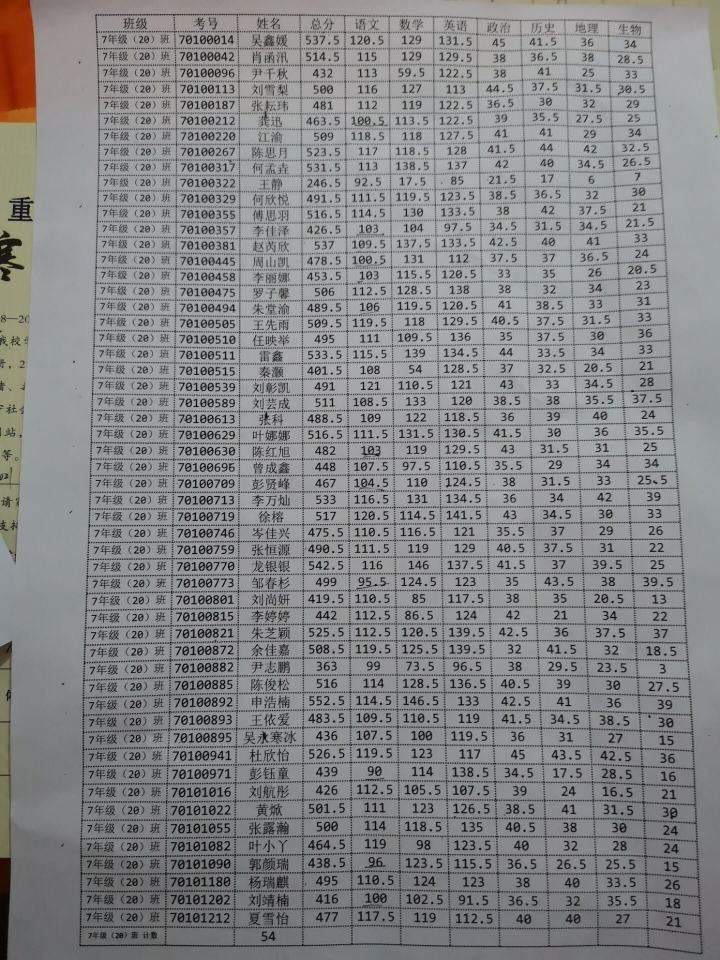
#> input picture opencv_example/grades.jpg, 1440 x 1920 px (shown at 1/2 size)
$ python recognization.py   (older library calls are emulated)
#> lines starting #> are read from the running program, lines starting #| are printed output that depends on the picture; after the words box and inside, x2 and y2 are one past the last pixel; in counts of white or black regions, pixels touching at a corner belong together

import cv2

import numpy as np
import os
from PIL import Image, ImageEnhance
# 读取图片

imagePath = './cv.png'
imagePath='./grades.jpg'
if os.path.exists(imagePath):
    img = cv2.imread(imagePath)
#> img is the input picture: shape (1920, 1440, 3); mean B, G, R 135.5, 134.5, 134
else:
    print('err','路径不存在')

orig = img.copy()

# [17 lines of commented-out code are left out]
gray = cv2.cvtColor(img,cv2.COLOR_BGR2GRAY)
cv2.imshow('raw img', img)
cv2.waitKey(0)
cv2.imshow('gray', gray)
cv2.waitKey(0)
# cv2.destroyAllWindows()
# 利用Sobel边缘检测生成二值图

sobel = cv2.Sobel(gray, cv2.CV_8U, 1, 0,ksize=3)
# 二值化

ret, binary = cv2.threshold(sobel, 0, 255,cv2.THRESH_OTSU + cv2.THRESH_BINARY)
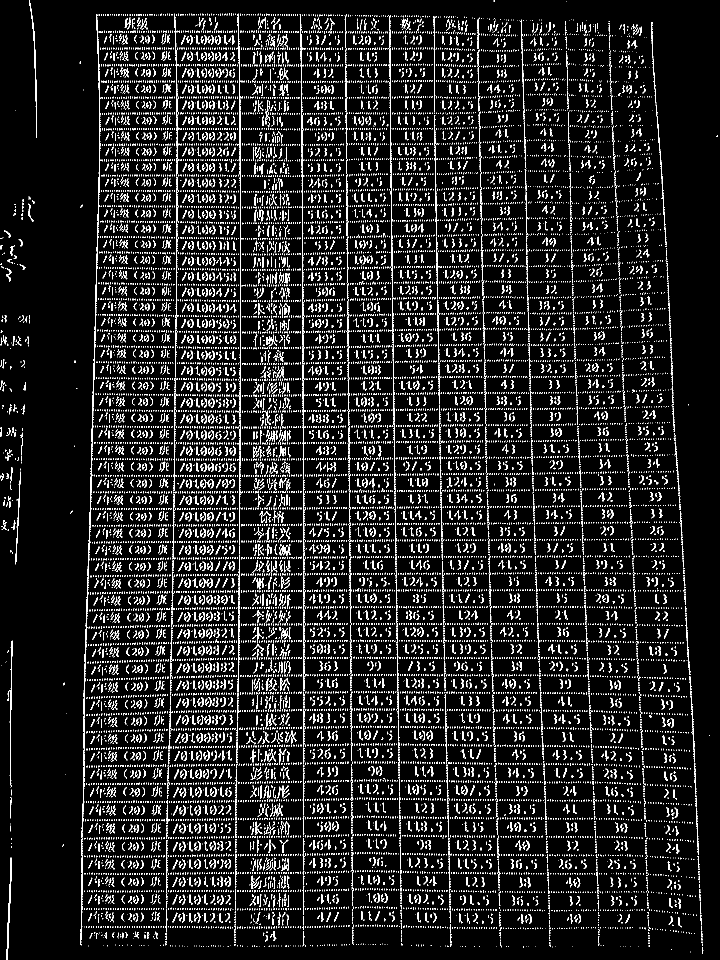
#> binary: shape (1920, 1440) (shown at 1/2 size); 9.9% white in thin lines or dots
#> ret = 102
cv2.imshow('binary', binary)
cv2.waitKey(0)

# 膨胀、腐蚀
#原来都是5,2,不加数据预处理，element2改成5,1之后需要计算iou用nms进行去重
element1 = cv2.getStructuringElement(cv2.MORPH_RECT,(5,2 ))#6,2

element2 =cv2.getStructuringElement(cv2.MORPH_RECT, (5,1 ))#6,1
# [8 lines of commented-out code are left out]

dilation = cv2.dilate(binary, element2,iterations=2)
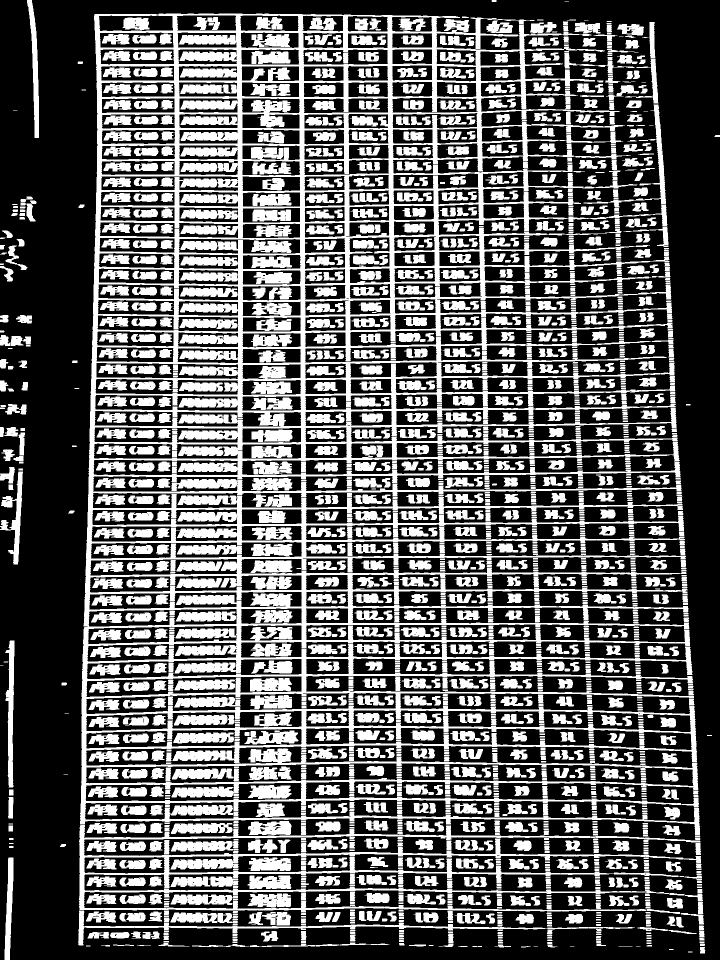
#> dilation: shape (1920, 1440) (shown at 1/2 size); 37.6% white; 2245 white regions (36 under 20 px), largest, box (x1, y1, x2, y2) and area: (160, 27, 1400, 1670) 403964, (158, 1650, 1402, 1825) 30882, (156, 1821, 1270, 1891) 5050
cv2.imshow('dilation1', dilation)
cv2.waitKey(0)


# 腐蚀一次，去掉细节

erosion = cv2.erode(dilation, element1,iterations=2)
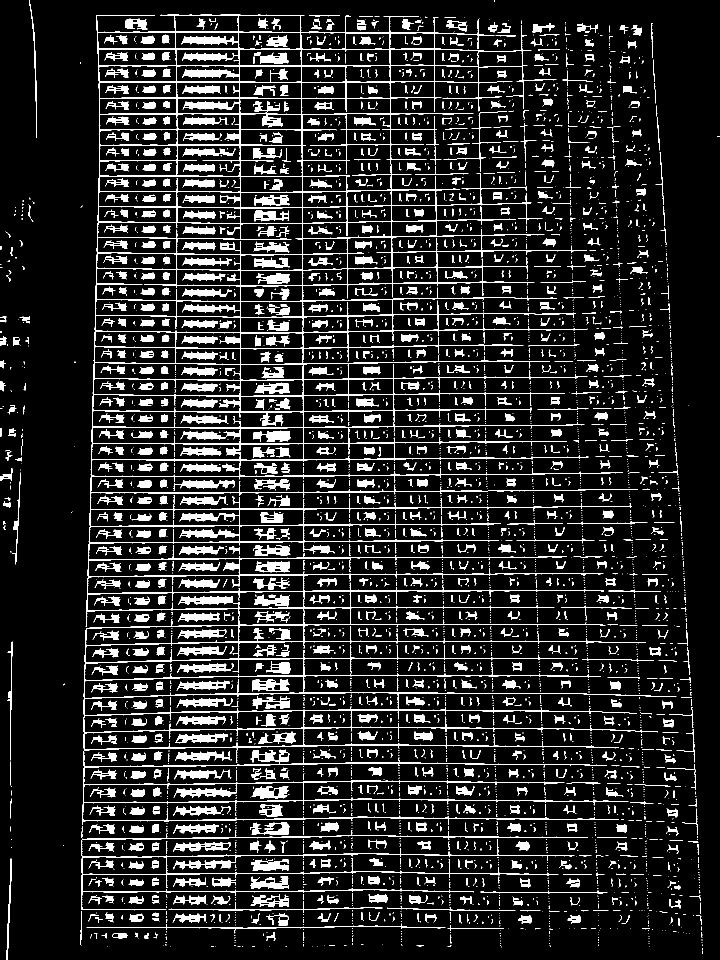
#> erosion: shape (1920, 1440) (shown at 1/2 size); 12.7% white; 4332 white regions (3045 under 20 px), largest, box (x1, y1, x2, y2) and area: (164, 29, 1353, 1649) 112725, (162, 1660, 1176, 1821) 8344, (356, 1192, 465, 1210) 1241
cv2.imshow('erosion1', erosion)
cv2.waitKey(0)

# 再次膨胀，让轮廓明显一些

dilation2 = cv2.dilate(erosion, element2,iterations=2)
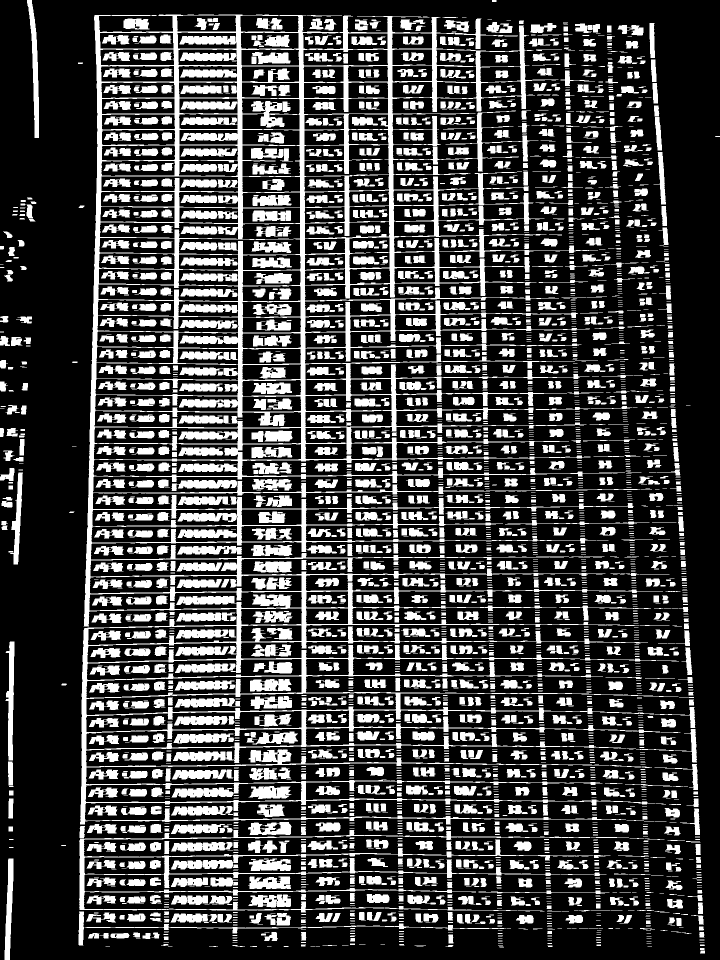
#> dilation2: shape (1920, 1440) (shown at 1/2 size); 27.4% white; 3635 white regions (1360 under 20 px)
cv2.imshow('dilation2', dilation)
cv2.waitKey(0)
#  查找轮廓和筛选文字区域

region = []

binary, contours, hierarchy = cv2.findContours(dilation2, cv2.RETR_TREE, cv2.CHAIN_APPROX_SIMPLE)
#> contours = 4123 contours, 1944 with area under 20; largest, box (x1, y1, x2, y2) and area: (160, 29, 1357, 1649) 840872, (172, 1385, 793, 1431) 20502, (158, 1660, 1187, 1825) 15764, (172, 1457, 604, 1500) 14254, (172, 1352, 604, 1397) 14204
# binary, contours, hierarchy = cv2.findContours(dilation2, cv2.RETR_EXTERNAL, cv2.CHAIN_APPROX_SIMPLE)

for i in range(len(contours)):

    cnt = contours[i]
    # print('cnt',cnt)

    # # 计算轮廓面积，并筛选掉面积小的
    #
    area = cv2.contourArea(cnt)
    print('area',area)

    if (area < 1000 or area >5000):
        continue

    # 找到最小的矩形

    rect = cv2.minAreaRect(cnt)


    print("rect is: ")

    print(rect)

    # box是四个点的坐标

    box = cv2.boxPoints(rect)

    box = np.int0(box)

    # 计算高和宽

    height = abs(box[0][1] - box[2][1])

    width = abs(box[0][0] - box[2][0])

    # 根据文字特征，筛选那些太细的矩形，留下扁的

    if (height > width * 1.3):
        continue

    region.append(box)
#> this loop made 4123 passes
#> area on passes 1, 17, 25: 41.5, 26, 24.5
#| area 41.5
#| area 24.0
#| area 8.0
#| area 0.0
#| area 0.0
#| area 0.0
#| area 0.0
#| area 8.5
#> (further printed lines are left out)
#> after the loop, region = 170 items
# 绘制轮廓
print('regon',np.array(region).shape,np.array(region))
for box in region:

   cv2.drawContours(img, [box], 0, (0, 255, 0), 2)
#> this loop made 170 passes
#> box on passes 1 to 3: [[169, 1866], [168, 1848], [1010, 1846], [1011, 1864]], [[415, 1809], [342, 1809], [342, 1791], [415, 1791]], [[496, 1815], [495, 1790], [580, 1788], [581, 1813]]
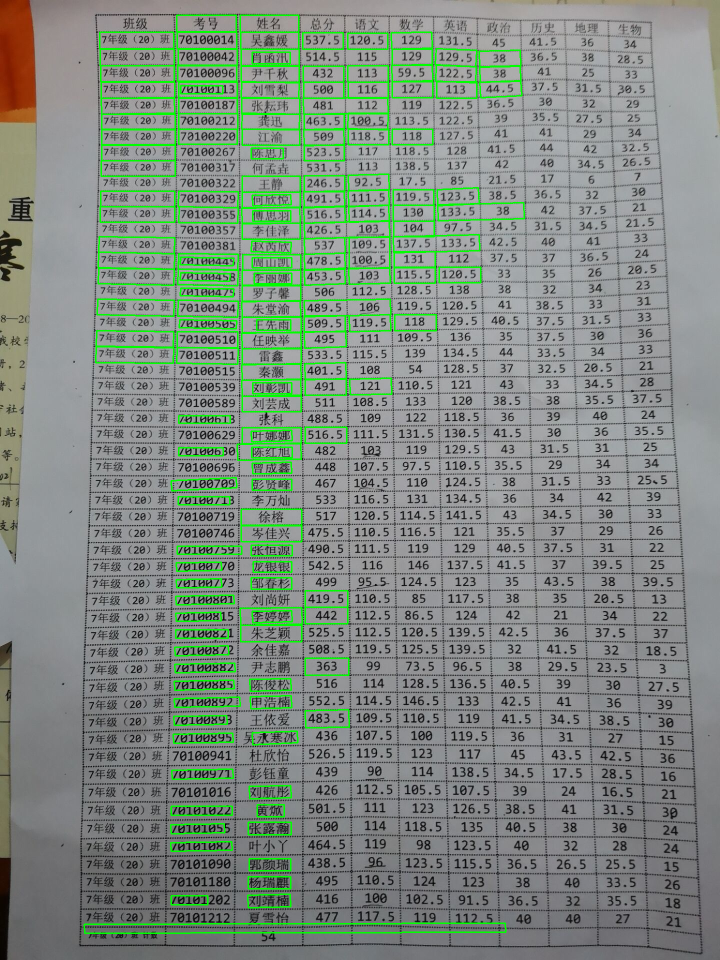
#> img: shape (1920, 1440, 3) (shown at 1/2 size); 4.23% of pixels changed, all inside (x1, y1, x2, y2) = (167, 29, 1050, 1868)

cv2.imshow('img', img)

cv2.waitKey(0)

# NMS 方法（Non Maximum Suppression，非极大值抑制）

def nms(boxes, overlapThresh):

    if len(boxes) == 0:

        return []


    if boxes.dtype.kind == "i":

        boxes = boxes.astype("float")


    pick = []


    # 取四个坐标数组

    x1 = boxes[:, 0]

    y1 = boxes[:, 1]

    x2 = boxes[:, 2]

    y2 = boxes[:, 3]


    # 计算面积数组

    area = (x2 - x1 + 1) * (y2 - y1 + 1)


    # 按得分排序（如没有置信度得分，可按坐标从小到大排序，如右下角坐标）

    idxs = np.argsort(y2)


    # 开始遍历，并删除重复的框

    while len(idxs) > 0:

        # 将最右下方的框放入pick数组

        last = len(idxs) - 1

        i = idxs[last]

        pick.append(i)


        # 找剩下的其余框中最大坐标和最小坐标

        xx1 = np.maximum(x1[i], x1[idxs[:last]])

        yy1 = np.maximum(y1[i], y1[idxs[:last]])

        xx2 = np.minimum(x2[i], x2[idxs[:last]])

        yy2 = np.minimum(y2[i], y2[idxs[:last]])


        # 计算重叠面积占对应框的比例，即 IoU

        w = np.maximum(0, xx2 - xx1 + 1)

        h = np.maximum(0, yy2 - yy1 + 1)

        overlap = (w * h) / area[idxs[:last]]


        # 如果 IoU 大于指定阈值，则删除

        idxs = np.delete(idxs, np.concatenate(([last], np.where(overlap > overlapThresh)[0])))


    return boxes[pick].astype("int")

keep=[]
for each in region:
    keep.append([each[1][0],each[1][1],each[3][0],each[3][1]])
#> this loop made 170 passes
#> after the loop, keep = 170 items, first 6: [168, 1848, 1011, 1864], [342, 1809, 415, 1791], [495, 1790, 581, 1813], [496, 1777, 581, 1753], [498, 1741, 581, 1717], [341, 1685, 464, 1700]
keep2 = np.array(keep)
#> keep2 = 170 rows, first 6: [168, 1848, 1011, 1864], [342, 1809, 415, 1791], [495, 1790, 581, 1813], [496, 1777, 581, 1753], [498, 1741, 581, 1717], [341, 1685, 464, 1700]
print('keep2',np.array(keep2).shape)
pick = nms(keep2, 0.96)
#> in nms, `boxes = boxes.astype("float")`: boxes has the same summary as keep2 outside nms
#> in nms, `x1 = boxes[:, 0]`: x1 = 170 values, max 959 at index 146, min 168 at index 0, mean 500.5
#> in nms, `y1 = boxes[:, 1]`: y1 = 170 values, max 1848 at index 0, min 63 at index 169, mean 661.4
#> in nms, `x2 = boxes[:, 2]`: x2 = 170 values, max 1048 at index 107, min 347 at index 59, mean 609.2
#> in nms, `y2 = boxes[:, 3]`: y2 = 170 values, max 1864 at index 0, min 30 at index 168, mean 650.9
#> in nms, `area = (x2 - x1 + 1) * (y2 - y1 + 1)`: area = 170 values, max 14348 at index 0, min -5002 at index 95, mean -953.7
#> in nms, `idxs = np.argsort(y2)`: idxs = 170 values, max 169 at index 0, min 0 at index 169, mean 84.5
#> the loop in nms, `while len(idxs) > 0:` made 169 passes
#> (last, i) on passes 1 to 3: (169, 0), (168, 2), (167, 1)
#> after the loop in nms, `while len(idxs) > 0:`: idxs = empty array; pick = 169 values, max 169 at index 168, min 0 at index 0, mean 84.8
#> pick = 169 rows, first 6: [168, 1848, 1011, 1864], [495, 1790, 581, 1813], [342, 1809, 415, 1791], [496, 1777, 581, 1753], [498, 1741, 581, 1717], [341, 1685, 464, 1700]

print("[x] after applying non-maximum, %d bounding boxes" % (len(pick)))

# loop over the picked bounding boxes and draw them

for (startX, startY, endX, endY) in pick:

    cv2.rectangle(orig, (startX, startY), (endX, endY), (255, 0, 0), 1)
#> this loop made 169 passes
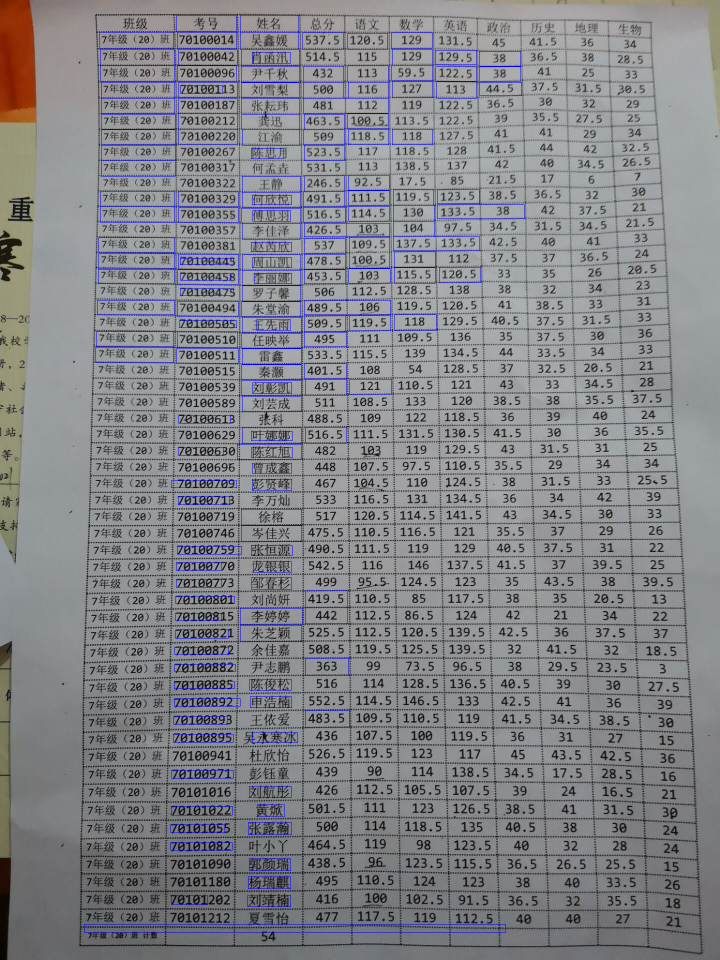
#> orig: shape (1920, 1440, 3) (shown at 1/2 size); 1.57% of pixels changed, all inside (x1, y1, x2, y2) = (168, 30, 1049, 1865)

cv2.imshow("After NMS", orig)


cv2.waitKey(0)

cv2.destroyAllWindows()
